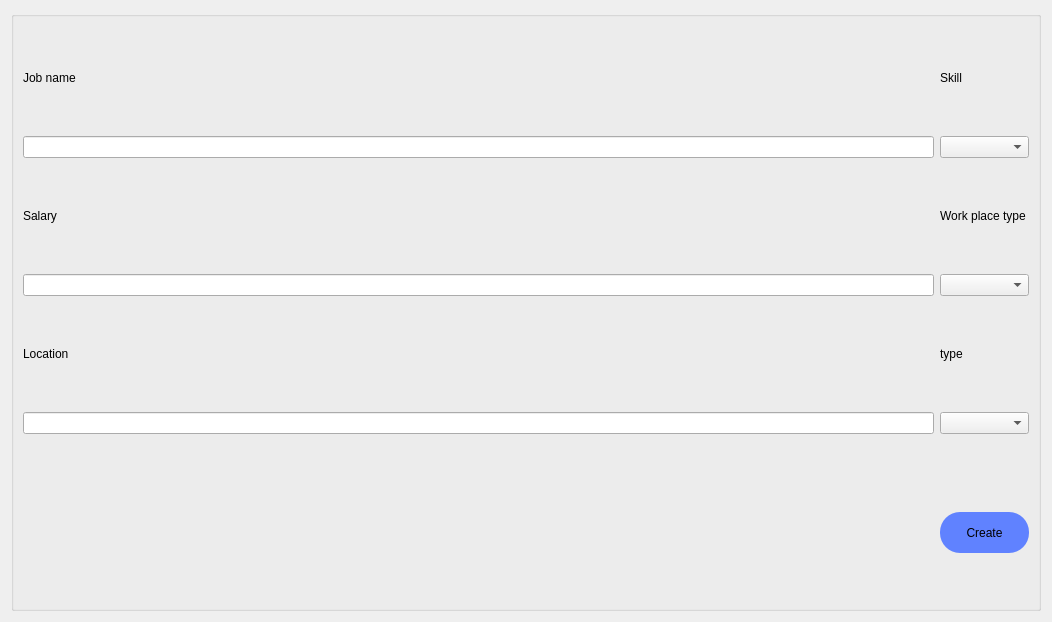
<?xml version="1.0" encoding="UTF-8"?>
<ui version="4.0">
 <class>createJob</class>
 <widget class="QWidget" name="createJob">
  <property name="geometry">
   <rect>
    <x>0</x>
    <y>0</y>
    <width>1052</width>
    <height>622</height>
   </rect>
  </property>
  <property name="windowTitle">
   <string>Form</string>
  </property>
  <layout class="QGridLayout" name="gridLayout">
   <item row="0" column="0">
    <widget class="QGroupBox" name="groupBox">
     <property name="title">
      <string/>
     </property>
     <layout class="QGridLayout" name="gridLayout_2">
      <item row="3" column="0">
       <widget class="QLineEdit" name="salary_lineEdit"/>
      </item>
      <item row="1" column="0">
       <widget class="QLineEdit" name="jobName_lineEdit"/>
      </item>
      <item row="4" column="0">
       <widget class="QLabel" name="label_5">
        <property name="maximumSize">
         <size>
          <width>16777215</width>
          <height>20</height>
         </size>
        </property>
        <property name="text">
         <string>Location</string>
        </property>
       </widget>
      </item>
      <item row="2" column="0">
       <widget class="QLabel" name="label_3">
        <property name="maximumSize">
         <size>
          <width>16777215</width>
          <height>20</height>
         </size>
        </property>
        <property name="text">
         <string>Salary</string>
        </property>
       </widget>
      </item>
      <item row="5" column="1">
       <widget class="QComboBox" name="type_comboBox">
        <item>
         <property name="text">
          <string/>
         </property>
        </item>
        <item>
         <property name="text">
          <string>Full_time</string>
         </property>
        </item>
        <item>
         <property name="text">
          <string>Part_time</string>
         </property>
        </item>
        <item>
         <property name="text">
          <string>Contract</string>
         </property>
        </item>
        <item>
         <property name="text">
          <string>Temporary</string>
         </property>
        </item>
        <item>
         <property name="text">
          <string>Other</string>
         </property>
        </item>
        <item>
         <property name="text">
          <string>Volunteer</string>
         </property>
        </item>
        <item>
         <property name="text">
          <string>Internship</string>
         </property>
        </item>
       </widget>
      </item>
      <item row="0" column="1">
       <widget class="QLabel" name="label_2">
        <property name="text">
         <string>Skill</string>
        </property>
       </widget>
      </item>
      <item row="3" column="1">
       <widget class="QComboBox" name="workPlaceType_comboBox">
        <item>
         <property name="text">
          <string/>
         </property>
        </item>
        <item>
         <property name="text">
          <string>On site</string>
         </property>
        </item>
        <item>
         <property name="text">
          <string>Remote</string>
         </property>
        </item>
        <item>
         <property name="text">
          <string>Hybrid</string>
         </property>
        </item>
       </widget>
      </item>
      <item row="0" column="0">
       <widget class="QLabel" name="label">
        <property name="maximumSize">
         <size>
          <width>16777215</width>
          <height>20</height>
         </size>
        </property>
        <property name="text">
         <string>Job name</string>
        </property>
       </widget>
      </item>
      <item row="1" column="1">
       <widget class="QComboBox" name="skill_comboBox"/>
      </item>
      <item row="4" column="1">
       <widget class="QLabel" name="label_6">
        <property name="text">
         <string>type</string>
        </property>
       </widget>
      </item>
      <item row="7" column="1">
       <widget class="QPushButton" name="create_pushButton">
        <property name="minimumSize">
         <size>
          <width>0</width>
          <height>41</height>
         </size>
        </property>
        <property name="styleSheet">
         <string notr="true">background-color: rgb(96, 130, 255);
color: rgb(0, 0, 0);
border-radius:20px;</string>
        </property>
        <property name="text">
         <string>Create</string>
        </property>
       </widget>
      </item>
      <item row="2" column="1">
       <widget class="QLabel" name="label_4">
        <property name="text">
         <string>Work place type</string>
        </property>
       </widget>
      </item>
      <item row="5" column="0">
       <widget class="QLineEdit" name="location_lineEdit"/>
      </item>
      <item row="6" column="1">
       <spacer name="verticalSpacer">
        <property name="orientation">
         <enum>Qt::Vertical</enum>
        </property>
        <property name="sizeType">
         <enum>QSizePolicy::Fixed</enum>
        </property>
        <property name="sizeHint" stdset="0">
         <size>
          <width>20</width>
          <height>30</height>
         </size>
        </property>
       </spacer>
      </item>
     </layout>
    </widget>
   </item>
  </layout>
 </widget>
 <resources/>
 <connections/>
</ui>
